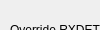
          <widget class="QWidget" name="page_8">
           <property name="geometry">
            <rect>
             <x>0</x>
             <y>0</y>
             <width>100</width>
             <height>30</height>
            </rect>
           </property>
           <attribute name="label">
            <string>Override PRSNT, LPBK Control</string>
           </attribute>
           <widget class="QWidget" name="layoutWidget">
            <property name="geometry">
             <rect>
              <x>10</x>
              <y>10</y>
              <width>401</width>
              <height>151</height>
             </rect>
            </property>
            <layout class="QGridLayout" name="gridLayout_10">
             <item row="0" column="0">
              <widget class="QLabel" name="label_23">
               <property name="text">
                <string>Override RXDET</string>
               </property>
              </widget>
             </item>
             <item row="1" column="0">
              <widget class="QLabel" name="label_28">
               <property name="text">
                <string>RXDET Value</string>
               </property>
              </widget>
             </item>
             <item row="2" column="0">
              <widget class="QLabel" name="label_29">
               <property name="text">
                <string>LPBK Control</string>
               </property>
              </widget>
             </item>
             <item row="2" column="2">
              <widget class="QComboBox" name="LPBK_comboBox">
               <item>
                <property name="text">
                 <string>Use LPBK pin control</string>
                </property>
               </item>
               <item>
                <property name="text">
                 <string>INA_n to OUTB_n loopback</string>
                </property>
               </item>
               <item>
                <property name="text">
                 <string>INB_n to OUTA_n loopback</string>
                </property>
               </item>
               <item>
                <property name="text">
                 <string>Disable loopback and ignore LPBK pin</string>
                </property>
               </item>
              </widget>
             </item>
             <item row="3" column="0" colspan="2">
              <widget class="QLabel" name="label_30">
               <property name="text">
                <string>Override PRSNT pin</string>
               </property>
              </widget>
             </item>
             <item row="3" column="2">
              <widget class="QComboBox" name="OPRSNT_comboBox">
               <item>
                <property name="text">
                 <string>Block PRSNT pin control</string>
                </property>
               </item>
               <item>
                <property name="text">
                 <string>Allow PRSNT pin control</string>
                </property>
               </item>
              </widget>
             </item>
             <item row="1" column="2">
              <widget class="QComboBox" name="RXDET_comboBox">
               <item>
                <property name="text">
                 <string>Set Rx Detect State Machine Reset</string>
                </property>
               </item>
               <item>
                <property name="text">
                 <string>Clear Rx Detect State Machine Reset</string>
                </property>
               </item>
              </widget>
             </item>
             <item row="0" column="2">
              <widget class="QComboBox" name="OVERRXDET_comboBox">
               <item>
                <property name="text">
                 <string>Set</string>
                </property>
               </item>
               <item>
                <property name="text">
                 <string>Reset</string>
                </property>
               </item>
              </widget>
             </item>
            </layout>
           </widget>
          </widget>
